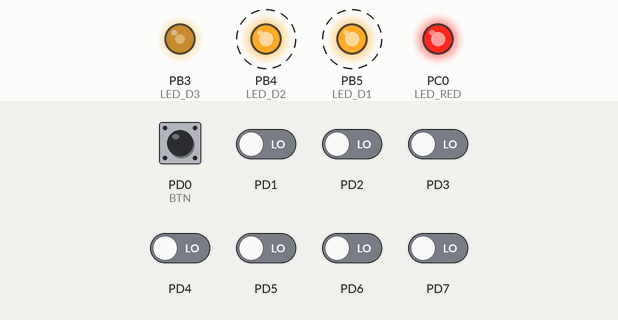
Bench run of a program on a simulated ATmega328P, built with avr-gcc and emulated at 16 MHz. On the bench: output pins drawn as LEDs (lit = HIGH). Dashed ring = blinking. Inputs (shaded band) come from the test bench; at power-on: PD0 (BTN) HIGH, PD1–7 LOW.

Above: at 1.86 s.
2.4 s: PD0 (BTN) pulled LOW for 0.65 s
At 3.36 s:
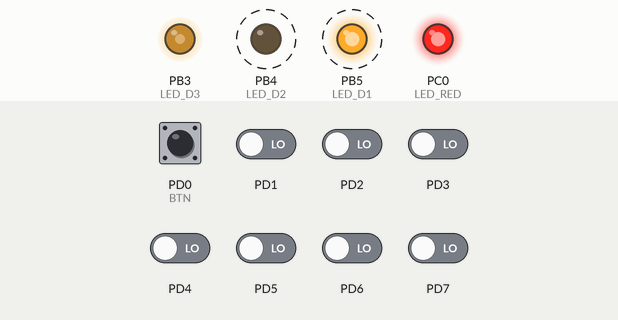
5.5 s: PD0 (BTN) pulled LOW for 1 s
At 5.86 s:
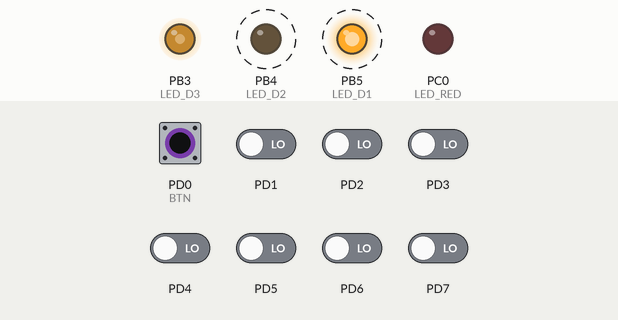
8.6 s: PD0 (BTN) pulled LOW for 0.65 s
At 12.87 s:
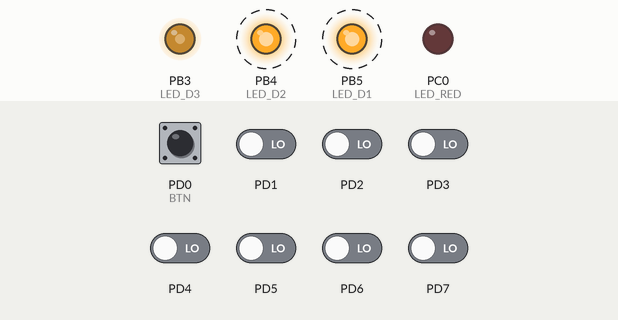
Timing chart, 0 to 17.7 s (numbered marks = the images above; inputs shaded):
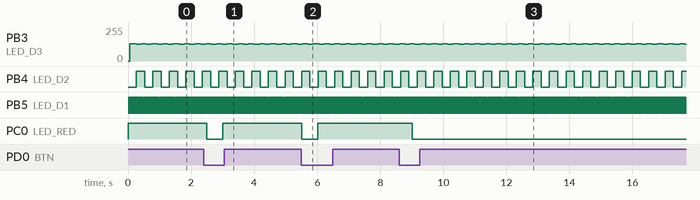

The program:

main.c
```c
// (licence header left out)
/* Defines -----------------------------------------------------------*/
#define LED_D1  PB5
#define LED_D2  PB4
#define LED_D3  PB3

#define LED_RED		PC0
#define BTN			PD0
#define BLINK_DELAY 500
#define F_CPU 16000000      // CPU frequency in Hz required for delay

/* Includes ----------------------------------------------------------*/
#include <avr/io.h>         // AVR device-specific IO definitions
#include <util/delay.h>
#include <avr/interrupt.h>  // Interrupts standard C library for AVR-GCC
#include "gpio.h"           // GPIO library for AVR-GCC
#include "timer.h"          // Timer library for AVR-GCC

/* Function definitions ----------------------------------------------*/
/**
 * Main function where the program execution begins. Toggle three LEDs
 * on Multi-function shield with internal 8- and 16-bit timer modules.
 */
int main(void)
{
    /* Configuration of three LEDs */
    GPIO_config_output(&DDRB, LED_D1);
    GPIO_write_low(&PORTB, LED_D1);

    GPIO_config_output(&DDRB, LED_D2);
    GPIO_write_low(&PORTB, LED_D2);

    GPIO_config_output(&DDRB, LED_D3);
    GPIO_write_low(&PORTB, LED_D3);

    /* RED LED */
    GPIO_config_output(&DDRC, LED_RED);
    GPIO_write_high(&PORTC, LED_RED);
	/* push button */
	GPIO_config_input_pullup(&DDRD, BTN);

    /* Configuration of 8-bit Timer/Counter0 */
    TIM0_overflow_16ms();
    TIM0_overflow_interrupt_enable();

    /* Configuration of 16-bit Timer/Counter1
     * Set prescaler and enable overflow interrupt */
    TIM1_overflow_262ms();
    TIM1_overflow_interrupt_enable();

    /* Configuration of 8-bit Timer/Counter2 */
    TIM2_overflow_4ms();
    TIM2_overflow_interrupt_enable();

    // Enables interrupts by setting the global interrupt mask
    sei();

    // Infinite loop
    while (1)
    {
        /* Empty loop. All subsequent operations are performed exclusively
         * inside interrupt service routines ISRs */
            // Pause several milliseconds
        _delay_ms(BLINK_DELAY);

        if(!GPIO_read(&PIND,BTN))
        {
	        GPIO_toggle(&PORTC,LED_RED);
        }

	}

    // Will never reach this
    return 0;
}

/* Interrupt service routines ----------------------------------------*/
/**
 * ISR starts when Timer/Counter0 overflows. Toggle LED D1 on
 * Multi-function shield. */
ISR(TIMER0_OVF_vect)
{
    GPIO_toggle(&PORTB, LED_D1);
}
/**
 * ISR starts when Timer/Counter1 overflows. Toggle LED D2 on
 * Multi-function shield. */
ISR(TIMER1_OVF_vect)
{
    GPIO_toggle(&PORTB, LED_D2);
}
/**
 * ISR starts when Timer/Counter2 overflows. Toggle LED D3 on
 * Multi-function shield. */
ISR(TIMER2_OVF_vect)
{
    GPIO_toggle(&PORTB, LED_D3);
}
```

timer.h
```c
#ifndef TIMER_H
#define TIMER_H

/* Includes ----------------------------------------------------------*/
#include <avr/io.h>

/* Defines -----------------------------------------------------------*/
// @note  F_CPU = 16 MHz
// @brief Defines prescaler CPU frequency values for Timer/Counter0.
#define TIM0_stop()             TCCR0B &= ~((1<<CS02) | (1<<CS01) | (1<<CS00));
#define TIM0_overflow_16us()    TCCR0B &= ~((1<<CS02) | (1<<CS01)); TCCR0B |= (1<<CS00);
#define TIM0_overflow_128us()   TCCR0B &= ~((1<<CS02) | (1<<CS00)); TCCR0B |= (1<<CS01);
#define TIM0_overflow_1ms()		TCCR0B &= ~(1<<CS02); TCCR0B |= (1<<CS01) | (1<<CS00);
#define TIM0_overflow_4ms()     TCCR0B &= ~((1<<CS01) | (1<<CS00)); TCCR0B |= (1<<CS02);
#define TIM0_overflow_16ms()    TCCR0B &= ~(1<<CS01); TCCR0B |= (1<<CS02) | (1<<CS00);

// @brief Defines prescaler CPU frequency values for Timer/Counter1.
#define TIM1_stop()             TCCR1B &= ~((1<<CS12) | (1<<CS11) | (1<<CS10));
#define TIM1_overflow_4ms()     TCCR1B &= ~((1<<CS12) | (1<<CS11)); TCCR1B |= (1<<CS10);
#define TIM1_overflow_33ms()    TCCR1B &= ~((1<<CS12) | (1<<CS10)); TCCR1B |= (1<<CS11);
#define TIM1_overflow_262ms()   TCCR1B &= ~(1<<CS12); TCCR1B |= (1<<CS11) | (1<<CS10);
#define TIM1_overflow_1s()      TCCR1B &= ~((1<<CS11) | (1<<CS10)); TCCR1B |= (1<<CS12);
#define TIM1_overflow_4s()      TCCR1B &= ~(1<<CS11); TCCR1B |= (1<<CS12) | (1<<CS10);

// @brief Defines prescaler CPU frequency values for Timer/Counter2.
#define TIM2_stop()             TCCR2B &= ~((1<<CS22) | (1<<CS21) | (1<<CS20));						// 000
#define TIM2_overflow_16us()    TCCR2B &= ~((1<<CS22) | (1<<CS21)); TCCR2B |= (1<<CS20);			// 001
#define TIM2_overflow_128us()   TCCR2B &= ~((1<<CS22) | (1<<CS20)); TCCR2B |= (1<<CS21);			// 010
#define TIM2_overflow_512us()	TCCR2B &= ~(1<<CS22); TCCR2B |= (1<<CS21) | (1<<CS20);				// 011
#define TIM2_overflow_1ms()     TCCR2B &= ~((1<<CS21) | (1<<CS20)); TCCR2B |= (1<<CS22);			// 100
#define TIM2_overflow_2ms()		TCCR2B &= ~(1<<CS21); TCCR2B |= (1<<CS22) | (1<<CS20);				// 101
#define TIM2_overflow_4ms()		TCCR2B &= ~(1<<CS20); TCCR2B |= (1<<CS22) | (1<<CS21);				// 110
#define TIM2_overflow_16ms()    TCCR2B |= (1<<CS22) | (1<<CS21) | (1<<CS20);						// 111

/**
 * @brief Defines interrupt enable/disable modes for Timer/Counter0.
 */
#define TIM0_overflow_interrupt_enable()    TIMSK0 |= (1<<TOIE0);
#define TIM0_overflow_interrupt_disable()   TIMSK0 &= ~(1<<TOIE0);
/**
 * @brief Defines interrupt enable/disable modes for Timer/Counter1.
 */
#define TIM1_overflow_interrupt_enable()    TIMSK1 |= (1<<TOIE1);
#define TIM1_overflow_interrupt_disable()   TIMSK1 &= ~(1<<TOIE1);
/**
 * @brief Defines interrupt enable/disable modes for Timer/Counter2.
 */
#define TIM2_overflow_interrupt_enable()    TIMSK2 |= (1<<TOIE2);
#define TIM2_overflow_interrupt_disable()   TIMSK2 &= ~(1<<TOIE2);

#endif
```

gpio.c
```c
// (licence header left out)
/* Includes ----------------------------------------------------------*/
#include "gpio.h"

/* Function definitions ----------------------------------------------*/
//Configure one output pin in Data Direction Register
void GPIO_config_output(volatile uint8_t *reg_name, uint8_t pin_num)
{
    *reg_name = *reg_name | (1<<pin_num);
}

/*--------------------------------------------------------------------*/
/* GPIO_config_input_nopull */
//Configure one input pin in DDR without pull-up resistor
void GPIO_config_input_nopull(volatile uint8_t *reg_name, uint8_t pin_num)
{
	*reg_name = *reg_name & ~(1<<pin_num);
	*reg_name++;
	*reg_name = *reg_name & ~(1<<pin_num);
}

/*--------------------------------------------------------------------*/
//Configure one input pin in DDR and enable pull-up resistor
void GPIO_config_input_pullup(volatile uint8_t *reg_name, uint8_t pin_num)
{
    *reg_name = *reg_name & ~(1<<pin_num);  // Data Direction Register
    *reg_name++;                    // Change pointer to Data Register
    *reg_name = *reg_name | (1<<pin_num);   // Data Register
}

/*--------------------------------------------------------------------*/
//Set one output pin in PORT register to low
void GPIO_write_low(volatile uint8_t *reg_name, uint8_t pin_num)
{
    *reg_name = *reg_name & ~(1<<pin_num);
}

/*--------------------------------------------------------------------*/
/* GPIO_write_high */
//Set one output pin in PORT register to high
void GPIO_write_high(volatile uint8_t *reg_name, uint8_t pin_num)
{
	*reg_name = *reg_name | (1<<pin_num);
}

/*--------------------------------------------------------------------*/
/* GPIO_toggle */
//Toggle one output pin value in PORT register
void GPIO_toggle(volatile uint8_t *reg_name, uint8_t pin_num)
{
	*reg_name = *reg_name ^ (1<<pin_num);
}

/*--------------------------------------------------------------------*/
/* GPIO_read */
//Get input pin value from PIN register
uint8_t GPIO_read(volatile uint8_t *reg_name, uint8_t pin_num)
{
	if(bit_is_clear(*reg_name, pin_num))
	{
		return 0;
	}
	else
	{
		return 1;
	}

}
```

gpio.h
```c
#ifndef GPIO_H
#define GPIO_H

/***********************************************************************
 *
 * GPIO library for AVR-GCC.
 * ATmega328P (Arduino Uno), 16 MHz, AVR 8-bit Toolchain 3.6.2
 *
 * Copyright (c) 2019-2020 Tomas Fryza
 * Dept. of Radio Electronics, Brno University of Technology, Czechia
 * This work is licensed under the terms of the MIT license.
 *
 **********************************************************************/

/**
 * @file  gpio.h
 * @brief GPIO library for AVR-GCC.
 *
 * @details
 * The library contains functions for controlling AVRs' gpio pin(s).
 *
 * @note
 * Based on AVR Libc Reference Manual. Tested on ATmega328P (Arduino Uno),
 * 16 MHz, AVR 8-bit Toolchain 3.6.2.
 *
 * @copyright (c) 2019-2020 Tomas Fryza
 * Dept. of Radio Electronics, Brno University of Technology, Czechia
 * This work is licensed under the terms of the MIT license.
 */

/* Includes ----------------------------------------------------------*/
#include <avr/io.h>

/* Function prototypes -----------------------------------------------*/
/**
 * @brief Configure one output pin in Data Direction Register.
 * @param reg_name - Address of Data Direction Register, such as &DDRA,
 *                   &DDRB, ...
 * @param pin_num - Pin designation in the interval 0 to 7
 */
void GPIO_config_output(volatile uint8_t *reg_name, uint8_t pin_num);

/* GPIO_config_input_nopull */
void GPIO_config_input_nopull(volatile uint8_t *reg_name, uint8_t pin_num);

void GPIO_config_input_pullup(volatile uint8_t *reg_name, uint8_t pin_num);

void GPIO_write_low(volatile uint8_t *reg_name, uint8_t pin_num);

/* GPIO_write_high */
void GPIO_write_high(volatile uint8_t *reg_name, uint8_t pin_num);

/* GPIO_toggle */
void GPIO_toggle(volatile uint8_t *reg_name, uint8_t pin_num);

uint8_t GPIO_read(volatile uint8_t *reg_name, uint8_t pin_num);

#endif
```

Measured:
- after the input at 2.4 s, PC0 (LED_RED): HIGH → LOW after 0.11 s, → HIGH 0.50 s later
- after the input at 5.5 s, PC0 (LED_RED): HIGH → LOW at once, → HIGH 0.50 s later
- after the input at 8.6 s, PC0 (LED_RED): HIGH → LOW after 0.42 s
- by itself, PB4 (LED_D2): alternates HIGH for 0.26 s and LOW for 0.26 s
- by itself, PB5 (LED_D1): alternates HIGH for 0.02 s and LOW for 0.02 s
